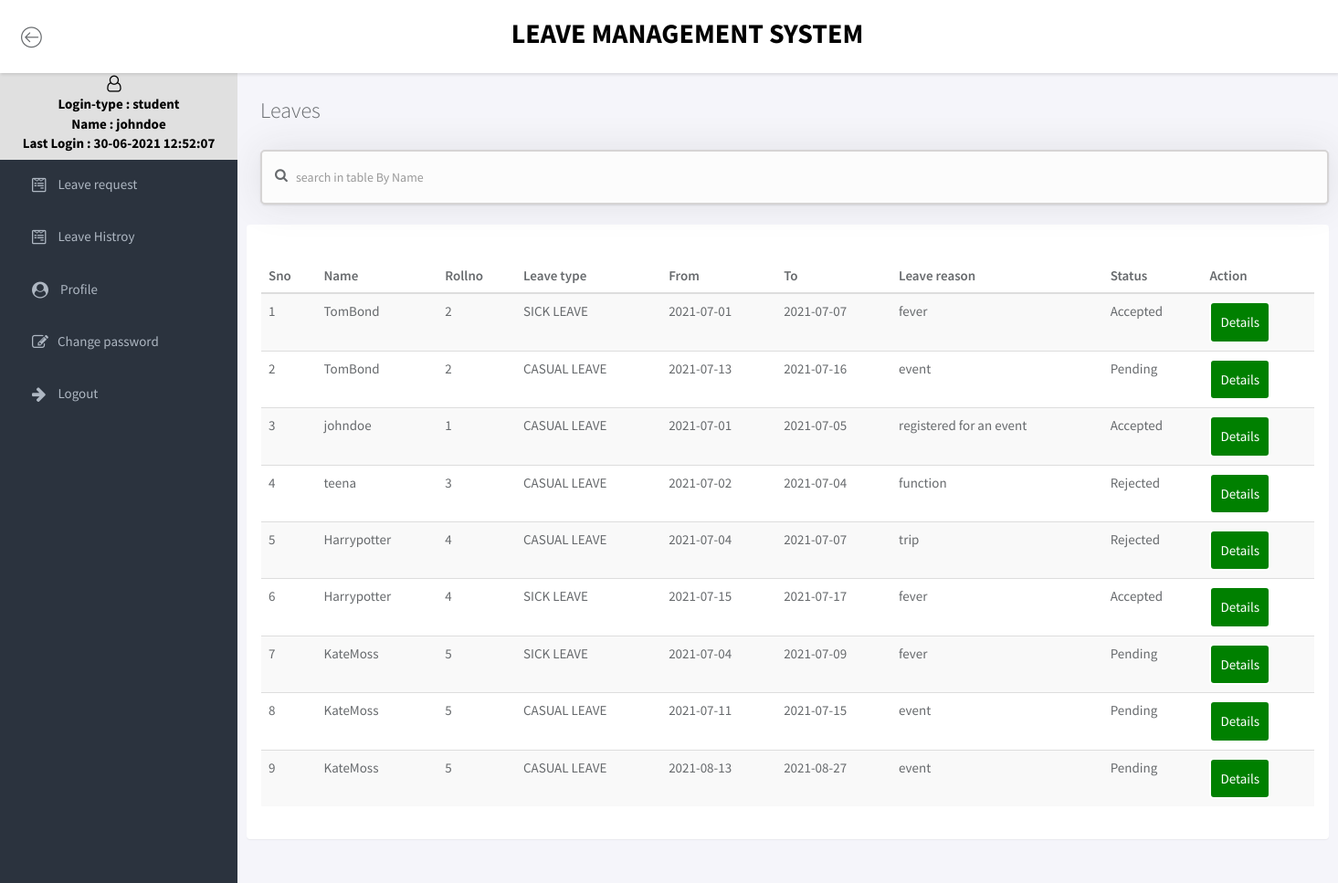
The page /leaves.php (signed in) on the database its author committed.
### tables this page shows
CREATE TABLE `tbl_student` (
  `slno` int(11) NOT NULL,
  `fname` varchar(256) NOT NULL,
  `rollnum` varchar(256) NOT NULL,
  `branch` varchar(256) NOT NULL,
  `section` varchar(256) NOT NULL,
  `gender` varchar(256) NOT NULL,
  `phonenumber` varchar(14) NOT NULL,
  `email` varchar(256) NOT NULL,
  `parent|guardian_name` varchar(256) NOT NULL,
  `parent|guardian_num` varchar(14) NOT NULL,
  `password` varchar(256) NOT NULL,
  `question` varchar(256) NOT NULL,
  `answer` varchar(256) NOT NULL,
  `logintype` varchar(256) NOT NULL DEFAULT 'student',
  `tad` timestamp NOT NULL DEFAULT current_timestamp(),
  `lastlogindate` varchar(256) NOT NULL
);

CREATE TABLE `tbl_leave` (
  `slno` int(11) NOT NULL,
  `leavetype` varchar(256) NOT NULL,
  `todate` varchar(256) NOT NULL,
  `fromdate` varchar(256) NOT NULL,
  `reason` varchar(256) NOT NULL,
  `postingdate` varchar(256) NOT NULL DEFAULT current_timestamp(),
  `adminremark` varchar(256) NOT NULL DEFAULT 'Not Yet Viewed',
  `adminremarkdate` varchar(256) NOT NULL,
  `status` varchar(256) NOT NULL DEFAULT 'Pending',
  `rollnum` varchar(256) NOT NULL,
  `fname` varchar(256) NOT NULL
);

### leaves.php (the view, shortened to what this page needs)
<?php
include('include/config.php');
if(!isset($_SESSION["sess_user"])){
	echo "<script type='text/javascript'> document.location = 'index.php'; </script>";
	echo session_status();
}
else
{
	$active_user=$_SESSION["sess_user"];
?>
<!doctype html>
<html lang="en">
<head>
	<link rel="stylesheet" href="assets/vendor/bootstrap/css/bootstrap.min.css">
	<link rel="stylesheet" href="assets/vendor/font-awesome/css/font-awesome.min.css">
	<link rel="stylesheet" href="assets/vendor/linearicons/style.css">
	<link rel="stylesheet" href="assets/css/main.css">
	<link rel="stylesheet" href="assets/css/demo.css">
</head>
<body>
<div id="wrapper">
	<div id="wrapper">
	<?php
		include('include/header.php');
	?>
	<?php
		include('include/sidebar.php');
	?>
		<div class="main">
			<div class="main-content">
				<div class="container-fluid">
					<h3 class="page-title">Leaves</h3>
					<div class="container">
						<div class="row height d-flex justify-content-center align-items-center">
							<div class="col-md">
								<div class="search"> <i class="fa fa-search"></i> <input type="text" class="form-control" placeholder="search in table By Name" id="myinput" onkeyup="filterfun()"></div>
							</div>
						</div>
					</div>
					<br>
					<div class="row">
						<div class="col">
							<div class="panel">
								<div class="panel-heading">
								</div>
								<div class="panel-body">
									<table class="table table-striped" id="mytable">
										<thead>
											<tr>
												<th>Sno</th>
												<th>Name</th>
												<th>Rollno</th>
												<th>Leave type</th>
												<th>From</th>
												<th>To</th>
												<th>Leave reason</th>
												<th>Status</th>
												<th>Action</th>
											</tr>
										</thead>
										<tbody>
										<?php
												$sql1 = "SELECT * FROM `tbl_leave` WHERE 1";
												$query1 = mysqli_query($conn,$sql1);
												while($row1 = mysqli_fetch_array($query1))
												{
													echo '<tr><td>'.$row1["slno"].'</td>
															<td>'.$row1["fname"].'</td>
															<td>'.$row1["rollnum"].'</td>
															<td>'.$row1["leavetype"].'</td>
															<td>'.$row1["fromdate"].'</td>
															<td>'.$row1["todate"].'</td>
															<td>'.$row1["reason"].'</td>
															<td>'.$row1["status"].'</td>
															<td><button class="acc"><a class="coll" href="requestdetails.php?rollnum='.$row1['rollnum'].'&slno='.$row1['slno'].'">Details</a></button></td>
														   </tr>';
												}
										?>
										</tbody>
									</table>
								</div>
							</div>
					    </div>
					</div>
				</div>
			</div>
		</div>
	</div>
</body>
</html>
<?php } ?>

### include/sidebar.php (shortened to what this page needs)
<div id="sidebar-nav" class="sidebar">
			<div class="sidebar-scroll">
				<nav>
					<ul class="nav">
						<?php
						if($_SESSION['sess_user1'] == "Student"){
							$sql = "SELECT * FROM `tbl_student` WHERE `rollnum` = '$active_user' ";
							$query = mysqli_query($conn,$sql);
							$row = mysqli_fetch_array($query);
							?>
							<li><center><div class="log">
								<i class='fa fa-user-o'></i>
								<label>Login-type  : <?php echo htmlentities($row['logintype']) ?><label>
								<label>Name  :  <?php echo htmlentities($row['fname']) ?><label>
								<label>Last Login  :  <?php echo htmlentities($row['lastlogindate']) ?><label>
							</div></center></li>
						<?php }
						?>
						<?php
						if($_SESSION['sess_user1'] == "Student"){
						?>
						<li><a href="leaverequest.php" class=""><i class='fa fa-wpforms'></i> <span>Leave request</span></a></li>
						<?php
						}
						?>
						<?php
						if($_SESSION['sess_user1'] == "Student"){
						?>
						<li><a href="leavehistroy.php" class=""><i class='fa fa-wpforms'></i> <span>Leave Histroy</span></a></li>
                        <?php
						}
						?>
                        <?php
						if($_SESSION['sess_user1'] == "Student"){
						?>
						<li><a href="profile.php" class=""><i class='fa fa-user-circle'></i> <span>Profile</span></a></li>
                        <?php
						}
						?>
						<li><a href="changepassword.php" class=""><i class='fa fa-pencil-square-o'></i><span>Change password</span></a></li>
						<li><a href="logout.php" class=""><i class='fa fa-arrow-right'></i> <span>Logout</span></a></li>
					</ul>
				</nav>
			</div>
		</div>

### assets/css/main.css (style rules this page uses)
html { position: relative; min-height: 100%; }
body { background-color: #F3F5F8; font-size: 15px; font-family: "Source Sans Pro", sans-serif; color: #676a6d; }
a { color: #179b77; }
th { font-weight: 600; }
.page-title { margin-top: 0; margin-bottom: 30px; font-weight: 300; }
#wrapper .sidebar { -webkit-transition: all 0.3s ease-in-out; -moz-transition: all 0.3s ease-in-out; -ms-transition: all 0.3s ease-in-out; -o-transition: all 0.3s ease-in-out; transition: all 0.3s ease-in-out; width: 260px; height: 100%; float: left; background-color: #2B333E; position: fixed; left: 0; }
#wrapper .main { -webkit-transition: all 0.3s ease-in-out; -moz-transition: all 0.3s ease-in-out; -ms-transition: all 0.3s ease-in-out; -o-transition: all 0.3s ease-in-out; transition: all 0.3s ease-in-out; width: calc(100% - 260px); left: 0; position: relative; float: right; background-color: #f5f5fa; }
#wrapper #sidebar-nav, #wrapper .main { padding-top: 80px; }
.main-content { padding: 28px 10px; }
.sidebar { z-index: 9; }
.sidebar .nav > li > a { padding: 18px 30px; color: #AEB7C2; border-left: 5px solid transparent; }
.sidebar .nav i { margin-right: 10px; font-size: 18px; }
.sidebar .nav span { -webkit-transition: all 0.3s ease-in-out; -moz-transition: all 0.3s ease-in-out; -ms-transition: all 0.3s ease-in-out; -o-transition: all 0.3s ease-in-out; transition: all 0.3s ease-in-out; position: relative; top: -2px; }
.form-control { -moz-box-shadow: 0px 1px 2px 0 rgba(0, 0, 0, 0.1); -webkit-box-shadow: 0px 1px 2px 0 rgba(0, 0, 0, 0.1); box-shadow: 0px 1px 2px 0 rgba(0, 0, 0, 0.1); -webkit-border-radius: 2px; -moz-border-radius: 2px; border-radius: 2px; border-color: #eaeaea; background-color: #fcfcfc; }
.coll { color:white; }
.log { color:black; background-color:#E0E0E0; font-weight:bold; border:2px solid #E0E0E0; }
.log label { display:block; }

### leaves.php (style rules this page uses)
.acc { padding:10px; background-color:green; color:white; border:solid white 2px; border-radius:5px; }
.search { position: relative; box-shadow: 0 0 40px rgba(51, 51, 51, .1) }
.search input { height: 60px; text-indent: 25px; border: 2px solid #d6d4d4; border-radius:5px; }
.search .fa-search { position: absolute; top: 20px; left: 16px; }

### rows shown on the page
tbl_student: logintype "student", fname "johndoe", lastlogindate "30-06-2021 12:52:07"
tbl_leave: slno "1", fname "TomBond", rollnum "2", leavetype "SICK LEAVE", fromdate "2021-07-01", todate "2021-07-07", reason "fever", status "Accepted"
tbl_leave: slno "2", fname "TomBond", rollnum "2", leavetype "CASUAL LEAVE", fromdate "2021-07-13", todate "2021-07-16", reason "event", status "Pending"
tbl_leave: slno "3", fname "johndoe", rollnum "1", leavetype "CASUAL LEAVE", fromdate "2021-07-01", todate "2021-07-05", reason "registered for an event", status "Accepted"
tbl_leave: slno "4", fname "teena", rollnum "3", leavetype "CASUAL LEAVE", fromdate "2021-07-02", todate "2021-07-04", reason "function", status "Rejected"
tbl_leave: slno "5", fname "Harrypotter", rollnum "4", leavetype "CASUAL LEAVE", fromdate "2021-07-04", todate "2021-07-07", reason "trip", status "Rejected"
tbl_leave: slno "6", fname "Harrypotter", rollnum "4", leavetype "SICK LEAVE", fromdate "2021-07-15", todate "2021-07-17", reason "fever", status "Accepted"
tbl_leave: slno "7", fname "KateMoss", rollnum "5", leavetype "SICK LEAVE", fromdate "2021-07-04", todate "2021-07-09", reason "fever", status "Pending"
tbl_leave: slno "8", fname "KateMoss", rollnum "5", leavetype "CASUAL LEAVE", fromdate "2021-07-11", todate "2021-07-15", reason "event", status "Pending"
tbl_leave: slno "9", fname "KateMoss", rollnum "5", leavetype "CASUAL LEAVE", fromdate "2021-08-13", todate "2021-08-27", reason "event", status "Pending"
